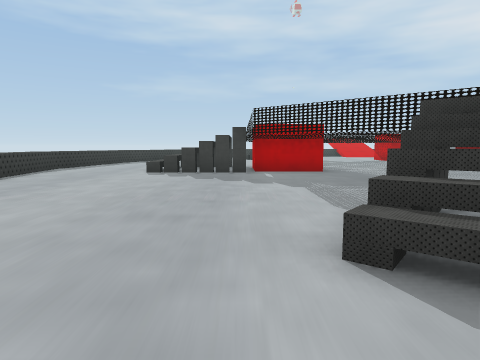
view 1 (above)

22 first-person views from a walk through a 3-D level made in the Unity game engine. The camera is 1.4 m above the floor, tilts 6° down and sees 75° across. The floor is counted in squares, 2 m on a side. Each view is taken from the middle of a square. On the plan, view 1 faces up. The plan holds only what a view shows up to about 10 squares ahead; the rest is blank. The place goes on beyond the plan. The player character is not drawn. Some animated figures are not drawn. Some surface patterns are stand-ins.

view 2
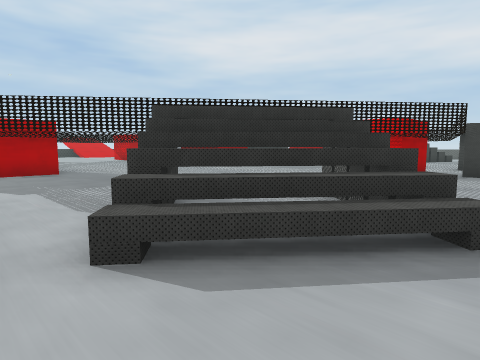

view 3
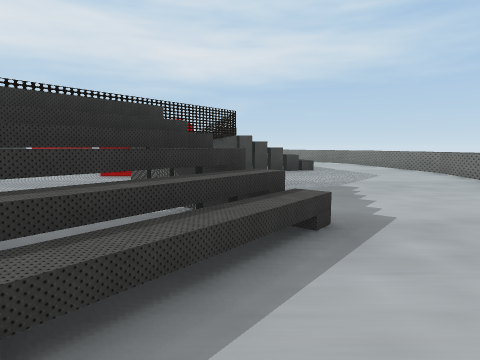

view 4
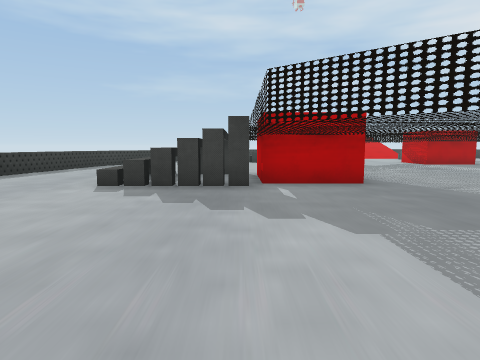

view 5
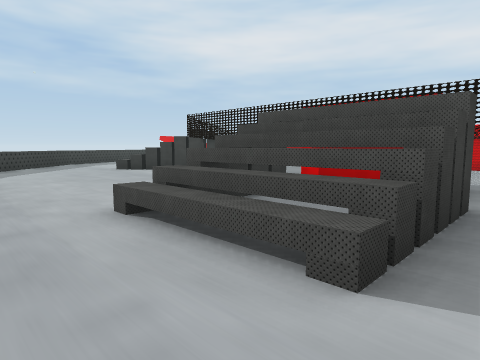

view 6
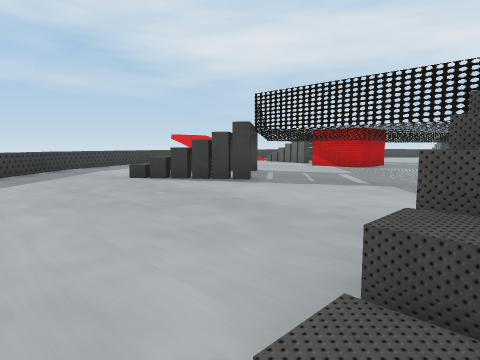

view 7
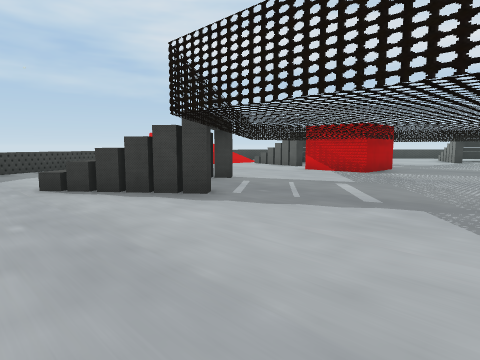

view 8
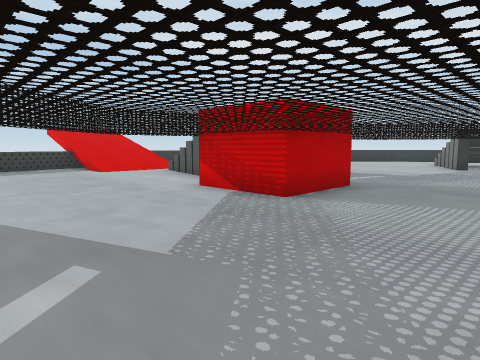

view 9
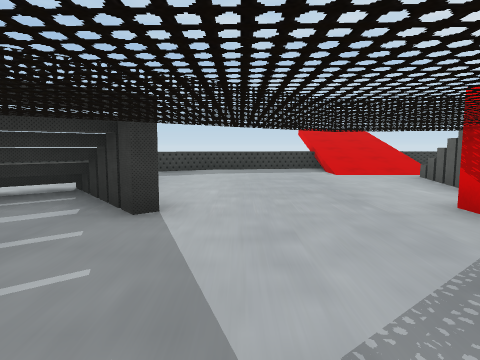

view 10
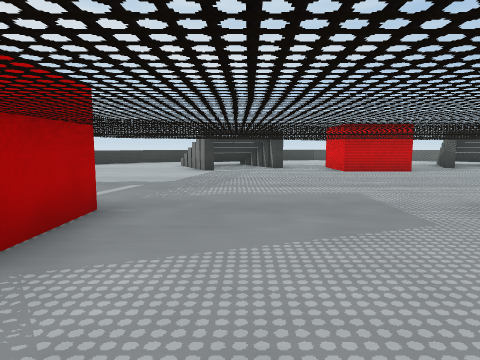

view 11
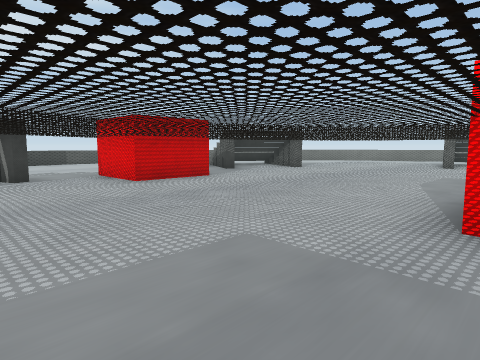

view 12
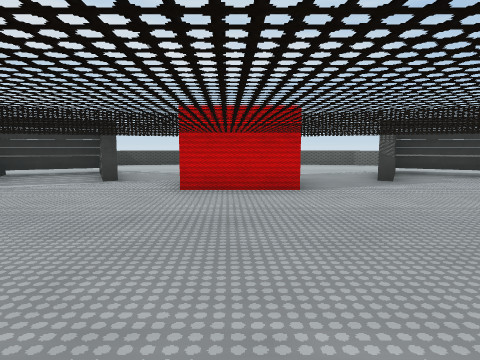

view 13
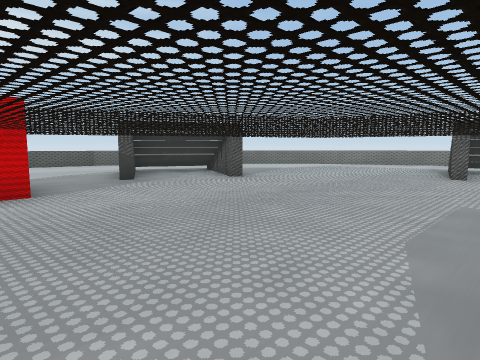

view 14
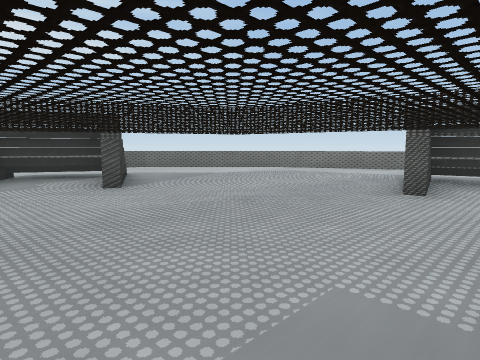

view 15
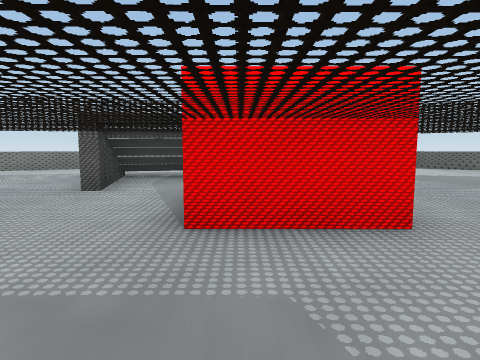

view 16
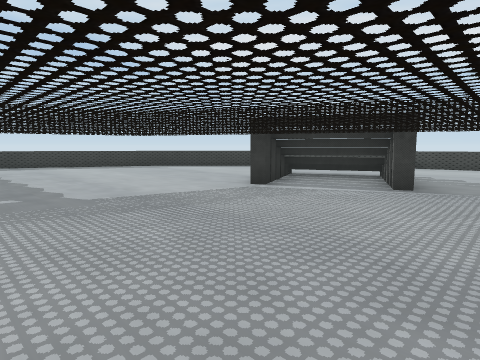

view 17
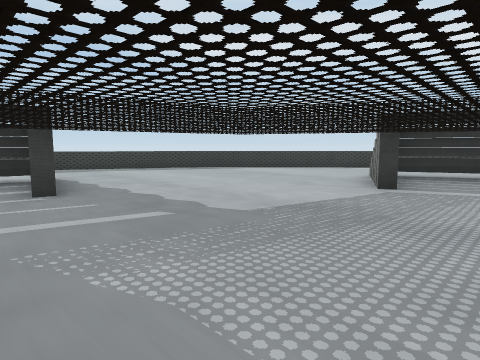

view 18
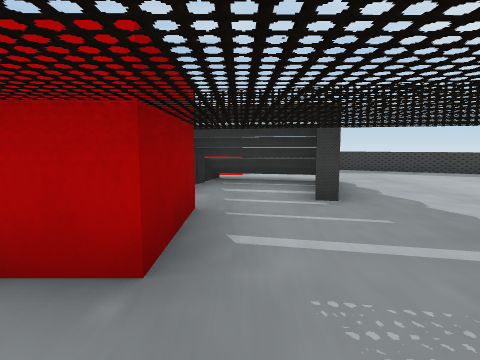

view 19
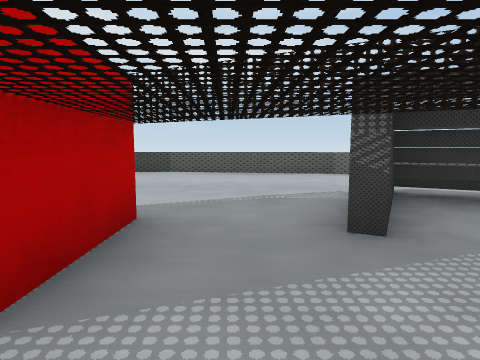

view 20
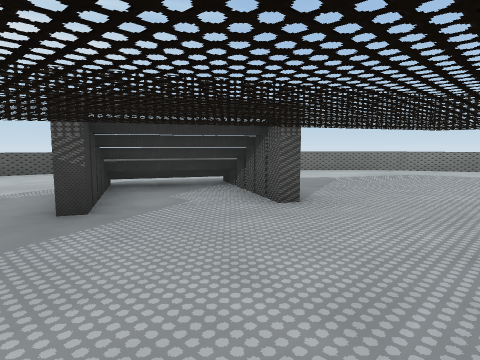

view 21
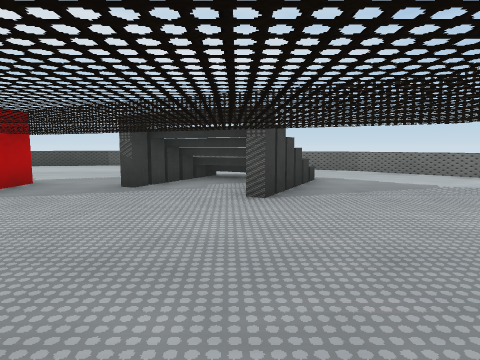

view 22
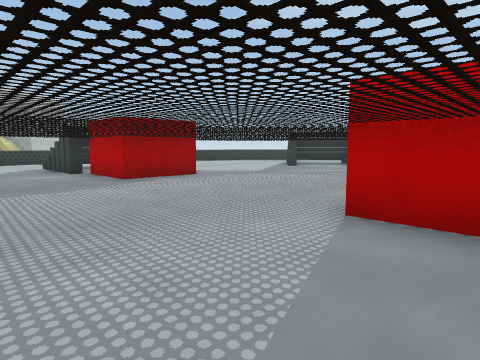

### Floor plan
Key: @ floor where view 1 was taken; # wall or solid block; . main floor; : floor 1 m higher than the main floor; / step, stairs or slope; = window, fence, low wall or low ledge; ^ raised ledge; v drop or lower ground; T thing the floor can be seen under or through.
Columns run from 6 left of view 1 to 23 right of it. Each row starts with its distance up from view 1.
 24            ://///
 23          /....///  .//
 22       :v .....///.....v
 21      :.. .......^^.....
 20     :..........^#^^.....
 19     ....^^.....#.#.......
 18    ....^^##...............
 17    ....^#.....##...........
 16    .....#.....##.......^^..
 15    ...................#^^..
 14    ....................T^^../
 13 =. ....................T.....=
 12 =...........................
 11 =...^####..... #.....###.....:
 10 =...^####.....##.....###.....:
  9 =...^####.....##.....###.....:
  8 =............................=
  7  ......................#....=#
  6   ........ ............#^=...=
  5   .......  ...........#^^...=
  4    .....#  ...##......#^^..##
  3    .....#   ..##...........=
  2     ...^^##..  ...#.......##
  1      ...^^.....#.##......##
  0       @........^#^^.....##
 -1         ........^^.....##
 -2         ..............=#
 -3         == ......  .==#
 -4              .==. ==#

Positions as (right, up) in squares from view 1, and headings:
1: (0, 0), facing up
2: (0, 0), facing up-right
3: (0, 1), facing right
4: (0, 3), facing up
5: (-4, 8), facing up-right
6: (-3, 11), facing up-right
7: (-1, 12), facing up-right
8: (4, 13), facing up-right
9: (5, 14), facing up
10: (6, 14), facing right
11: (9, 14), facing down-right
12: (10, 10), facing right
13: (10, 10), facing down-right
14: (10, 7), facing down-right
15: (9, 7), facing down
16: (11, 11), facing up-right
17: (10, 13), facing up-right
18: (10, 14), facing up
19: (14, 8), facing right
20: (13, 8), facing down-right
21: (11, 5), facing right
22: (9, 6), facing up-left
